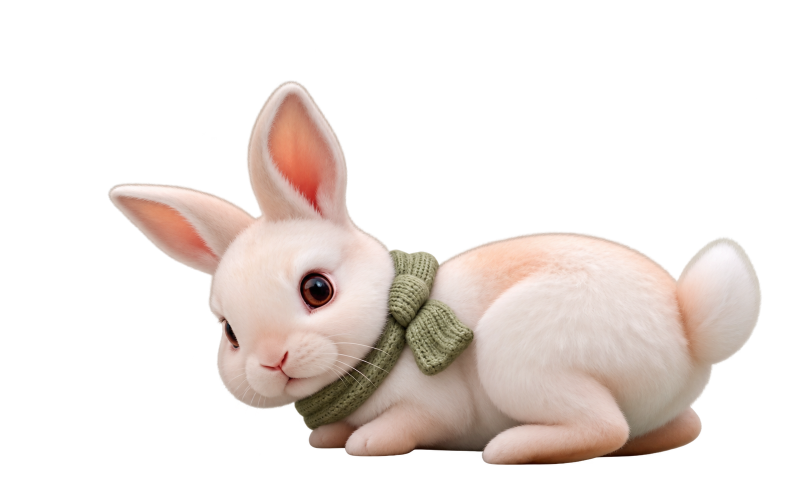
#> input picture assets-source/rabbit/ear-donor.png, 1582 x 994 px (shown at 1/2 size)
$ python repair-rabbit-ear.py
#> lines starting #> are read from the running program, lines starting #| are printed output that depends on the picture; after the words box and inside, x2 and y2 are one past the last pixel; in counts of white or black regions, pixels touching at a corner belong together
#!/usr/bin/env python3
"""Candidate only: rigid ear-tip outpaint patch. Never modifies original assets.
The donor was generated separately. Only source-missing pixels and a narrow ear
join may be composited; neither face nor body comes from the donor.
"""
from pathlib import Path
import json
import numpy as np
from PIL import Image,ImageDraw
from scipy.ndimage import map_coordinates, gaussian_filter1d, gaussian_filter
from scipy.optimize import least_squares
ROOT=Path(__file__).resolve().parents[1]
OUT=ROOT/'evidence/momo013/ear-repair';OUT.mkdir(parents=True,exist_ok=True)
SOURCE=ROOT/'evidence/momo010/rgba'
donor=np.asarray(Image.open(ROOT/'assets-source/rabbit/ear-donor.png').convert('RGBA'),dtype=float)/255
# Isolate one left ear. Polygon follows the ear base, excluding face/other ear.
m=Image.new('L',(donor.shape[1],donor.shape[0]));ImageDraw.Draw(m).polygon([(195,348),(373,343),(469,390),(527,441),(485,532),(427,561),(330,526),(247,455)],fill=255)
#> after `m = Image.new('L', (donor.shape[1], donor.shape[0]))`: m: PIL image 1582x994 L; every value is 0
#> after `ImageDraw.Draw(m).polygon([(195, 348), (373, 343), (469, 390), (527, 4`:
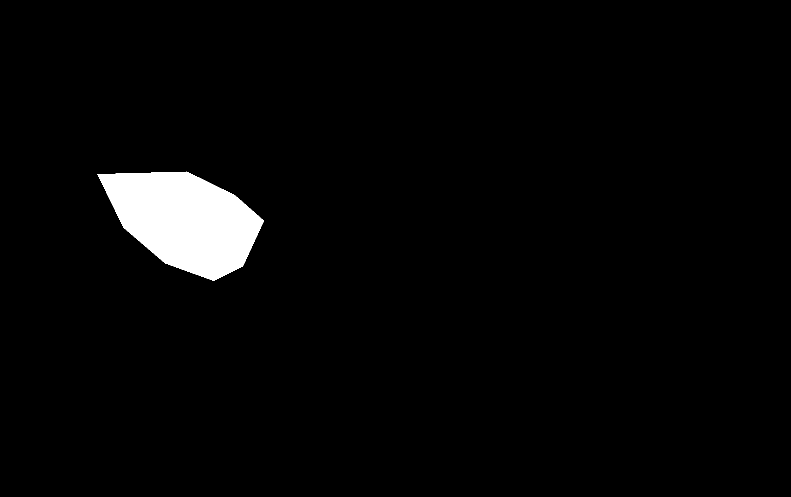
#> m: PIL image 1582x994 L (shown at 1/2 size); 2.9% white; 1 white region, box (x1, y1, x2, y2) and area: (195, 343, 528, 562) 45876
donor[:,:,3]*=np.asarray(m)/255
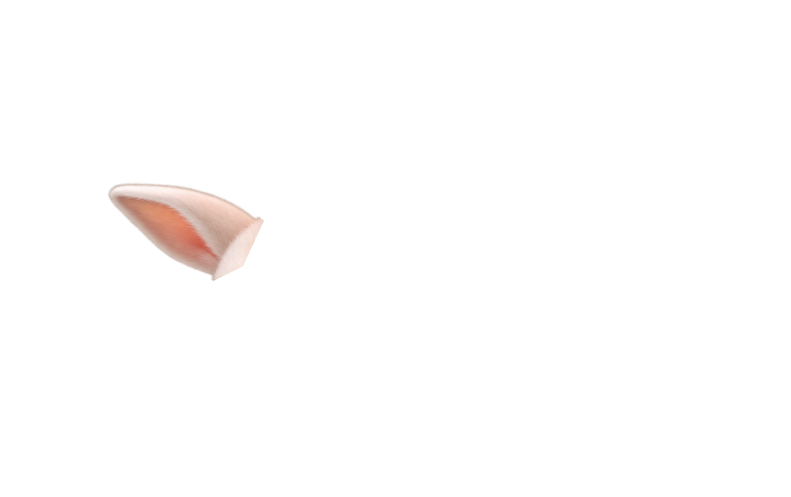
#> donor: shape (994, 1582, 4) float64 (shown at 1/2 size); mean R, G, B, A 0.255, 0.223, 0.206, 0.0223; transparent parts drawn white
donor=donor[340:565,190:532]
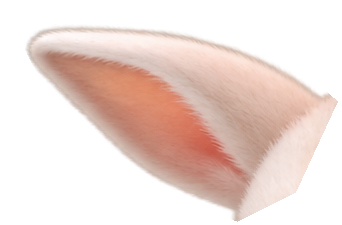
#> donor: shape (225, 342, 4) float64; mean R, G, B, A 0.516, 0.432, 0.4, 0.455; transparent parts drawn white
D=donor; pivot=np.array([280.,140.])

def sample(params,x,y,channels=False):
 scale,angle,rx,ry=params;c=np.cos(angle);s=np.sin(angle)
 u=(c*(x-rx)+s*(y-ry))/scale+pivot[0]
 v=(-s*(x-rx)+c*(y-ry))/scale+pivot[1]
 if channels:return np.stack([map_coordinates(D[:,:,k],[v,u],order=1,mode='constant',cval=0) for k in range(4)],-1)
 return map_coordinates(D[:,:,3],[v,u],order=1,mode='constant',cval=0)

records=[]; fit={}
for group in [range(41,57),range(70,88)]:
 for n in group:
#> (the run stopped early here; a loop or call above may not have finished)
